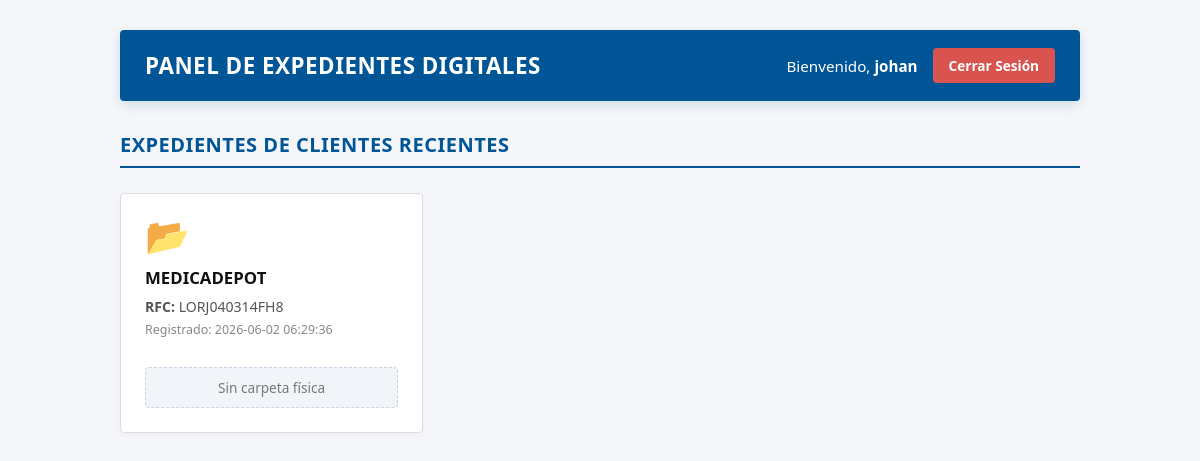
/admin.php (signed in), run on the app's committed database.
### tables this page shows
CREATE TABLE `formulario_clientes` (
  `id` int NOT NULL AUTO_INCREMENT,
  `razon_social` varchar(255) NOT NULL,
  `domicilio` varchar(255) NOT NULL,
  `poblacion` varchar(100) NOT NULL,
  `colonia` varchar(100) NOT NULL,
  `cp` varchar(10) NOT NULL,
  `estado` varchar(50) NOT NULL,
  `rfc` varchar(13) NOT NULL,
  `pagina_web` varchar(255) DEFAULT NULL,
  `telefono` varchar(20) DEFAULT NULL,
  `email` varchar(150) DEFAULT NULL,
  `firma_digital` text,
  `doc_licencia_sanitaria` varchar(255) DEFAULT NULL,
  `doc_aviso_responsableSanitario` varchar(255) DEFAULT NULL,
  `doc_aviso_funcionamiento` varchar(255) DEFAULT NULL,
  `doc_ine_responsableSanitario` varchar(255) DEFAULT NULL,
  `doc_ine_representanteLegal` varchar(255) DEFAULT NULL,
  `doc_comprobante_domicilio` varchar(255) DEFAULT NULL,
  `img_fachada` varchar(255) DEFAULT NULL,
  `img_almacen` varchar(255) DEFAULT NULL,
  `fecha_registro` timestamp NULL DEFAULT CURRENT_TIMESTAMP,
  PRIMARY KEY (`id`),
  UNIQUE KEY `rfc` (`rfc`)
);

### admin.php (the view, shortened to what this page needs)
<?php
require_once 'conexion.php';
$sql = "SELECT id, razon_social, rfc, fecha_registro FROM formulario_clientes ORDER BY fecha_registro DESC";
$resultado = mysqli_query($conexion, $sql);
?>
<!DOCTYPE html>
<html lang="es">
<head>
    <link rel="stylesheet" type="text/css" href="css/styles.css" />
</head>
<body>
<div class="admin-container">
    <div class="admin-header">
        <h1>Panel de Expedientes Digitales</h1>
        <div class="user-info-block">
            <span>Bienvenido, <strong><?php echo htmlspecialchars($_SESSION['admin_nombre']); ?></strong></span>
            <a href="logout.php" class="btn-logout">Cerrar Sesión</a>
        </div>
    </div>
    <div class="section-title">
        <h3>Expedientes de Clientes Recientes</h3>
    </div>
    <div class="grid-expedientes">
        <?php
        if ($resultado && mysqli_num_rows($resultado) > 0):
            while($cliente = mysqli_fetch_assoc($resultado)):
                $rfc_cliente = $cliente['rfc'];
                $ruta_carpeta = "uploads/" . $rfc_cliente;
                $existe_carpeta = is_dir($ruta_carpeta);
                $conteo_archivos = 0;
        ?>
            <div class="tarjeta-expediente">
                <div>
                    <div class="icon-folder">
                        <?php echo ($existe_carpeta && $conteo_archivos > 0) ? '📁' : '📂'; ?>
                    </div>
                    <div class="tarjeta-titulo"><?php echo htmlspecialchars($cliente['razon_social']); ?></div>
                    <div class="tarjeta-sub">
                        <strong>RFC:</strong> <?php echo htmlspecialchars($rfc_cliente); ?>
                        <span>Registrado: <?php echo $cliente['fecha_registro']; ?></span>
                    </div>
                </div>
                <div>
                    <?php if ($existe_carpeta): ?>
                        <div class="badge-archivos">
                            <?php echo $conteo_archivos; ?> <?php echo ($conteo_archivos == 1) ? 'archivo cargado' : 'archivos cargados'; ?>
                        </div>
                        <a href="ver_expediente.php?rfc=<?php echo urlencode($rfc_cliente); ?>" class="btn-ver">Ver Documentos</a>
                    <?php else: ?>
                        <span class="status-empty">Sin carpeta física</span>
                    <?php endif; ?>
                </div>
            </div>
        <?php
            endwhile;
        else:
        ?>
            <div class="no-data">No se han encontrado registros de clientes en la base de datos.</div>
        <?php endif; ?>
    </div>
</div>
</body>
</html>

### admin.php (style rules this page uses)
body { background-color: #f4f6f9; margin: 0; font-family: 'Segoe UI', Tahoma, Geneva, Verdana, sans-serif; }
.admin-container { width: 1000px; margin: 30px auto; padding: 0 20px; box-sizing: border-box; }
.admin-header { display: flex; justify-content: space-between; align-items: center; margin-bottom: 30px; background: #005596; color: white; padding: 18px 25px; border-radius: 4px; box-shadow: 0 4px 12px rgba(0, 85, 150, 0.15); }
.admin-header h1 { margin: 0; font-size: 1.4rem; font-weight: 600; text-transform: uppercase; letter-spacing: 0.5px; }
.user-info-block { display: flex; align-items: center; gap: 15px; }
.user-info-block span { font-size: 0.95rem; }
.btn-logout { background-color: #d9534f; color: white; padding: 8px 16px; text-decoration: none; border-radius: 4px; font-weight: bold; font-size: 0.85rem; transition: background-color 0.2s ease; }
.section-title h3 { color: #005596; border-bottom: 2px solid #005596; padding-bottom: 8px; margin-top: 0; margin-bottom: 25px; font-size: 1.25rem; text-transform: uppercase; letter-spacing: 0.5px; }
.grid-expedientes { display: grid; grid-template-columns: repeat(auto-fill, minmax(290px, 1fr)); gap: 25px; margin-top: 20px; }
.tarjeta-expediente { background: white; border: 1px solid #ddd; border-radius: 4px; padding: 24px; box-shadow: 0 2px 6px rgba(0,0,0,0.03); transition: transform 0.2s ease, box-shadow 0.2s ease; position: relative; display: flex; flex-direction: column; justify-content: space-between; min-height: 240px; box-sizing: border-box; }
.icon-folder { font-size: 36px; margin-bottom: 12px; line-height: 1; }
.tarjeta-titulo { font-weight: bold; color: #111; margin-bottom: 6px; font-size: 1.05rem; line-height: 1.4; }
.tarjeta-sub { color: #555; font-size: 0.88rem; margin-bottom: 15px; line-height: 1.5; }
.tarjeta-sub span { display: block; margin-top: 4px; font-size: 0.78rem; color: #888; }
.status-empty { display: block; text-align: center; color: #777; font-size: 0.85rem; padding: 10px; background: #f1f5f9; border-radius: 4px; border: 1px dashed #cbd5e1; font-weight: 500; }

### data on the page
formulario_clientes: razon_social "MEDICADEPOT", rfc "LORJ040314FH8", fecha_registro "2026-06-02 06:29:36", shows "Sin carpeta física"

### other printed values
$_SESSION['admin_nombre'] "johan"
